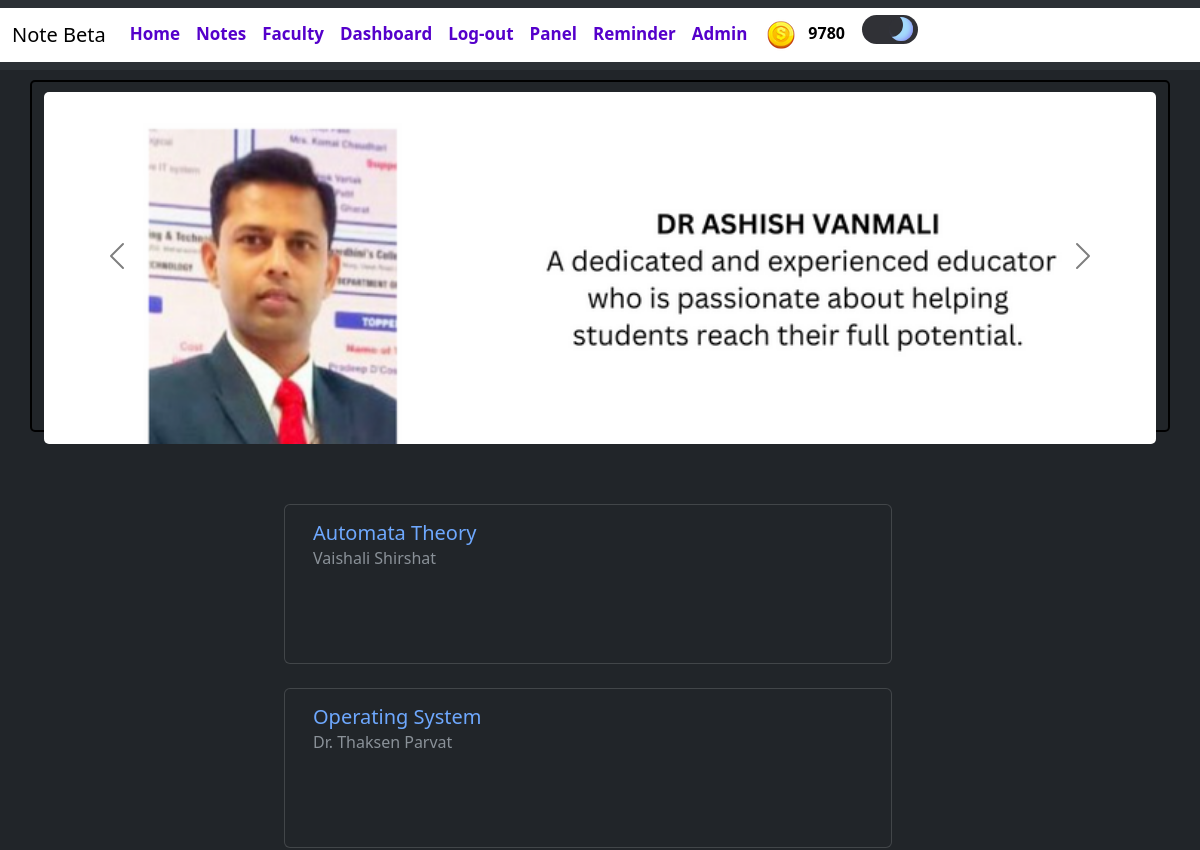
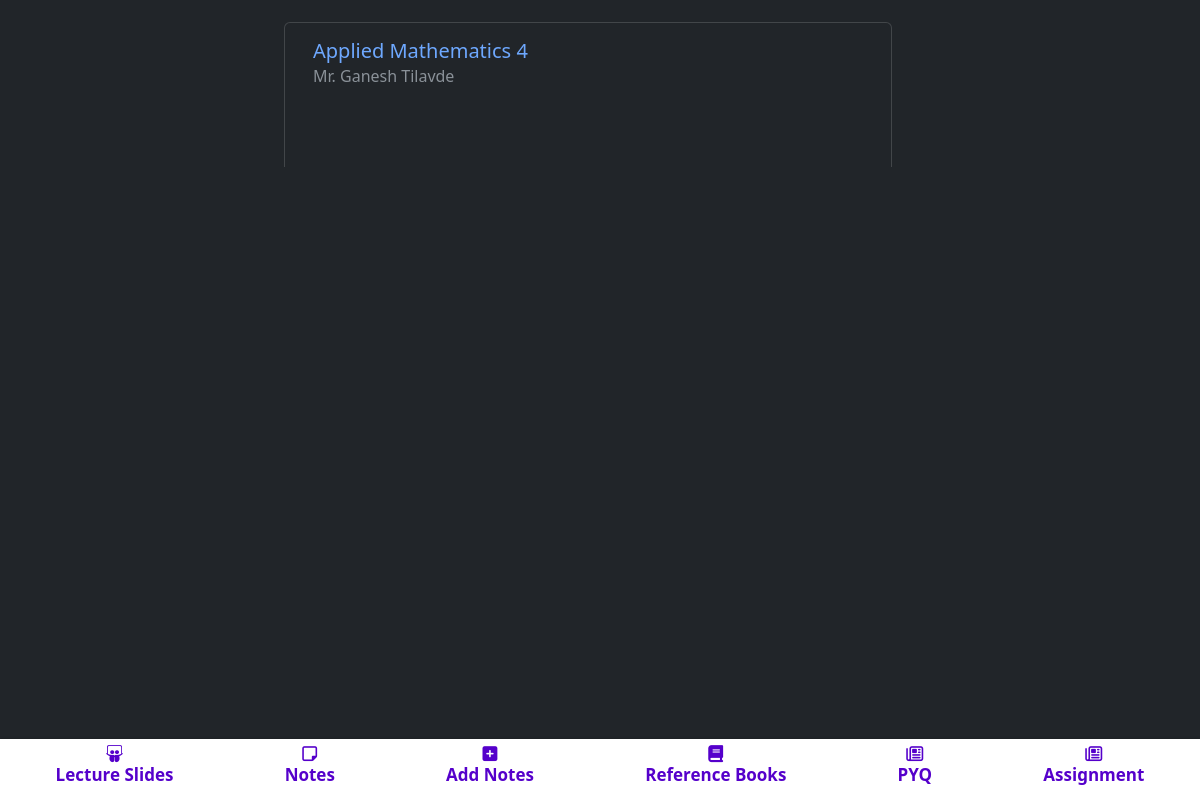
Page /faculty/ (signed in) on the earlier database version (2 pictures, top to bottom).
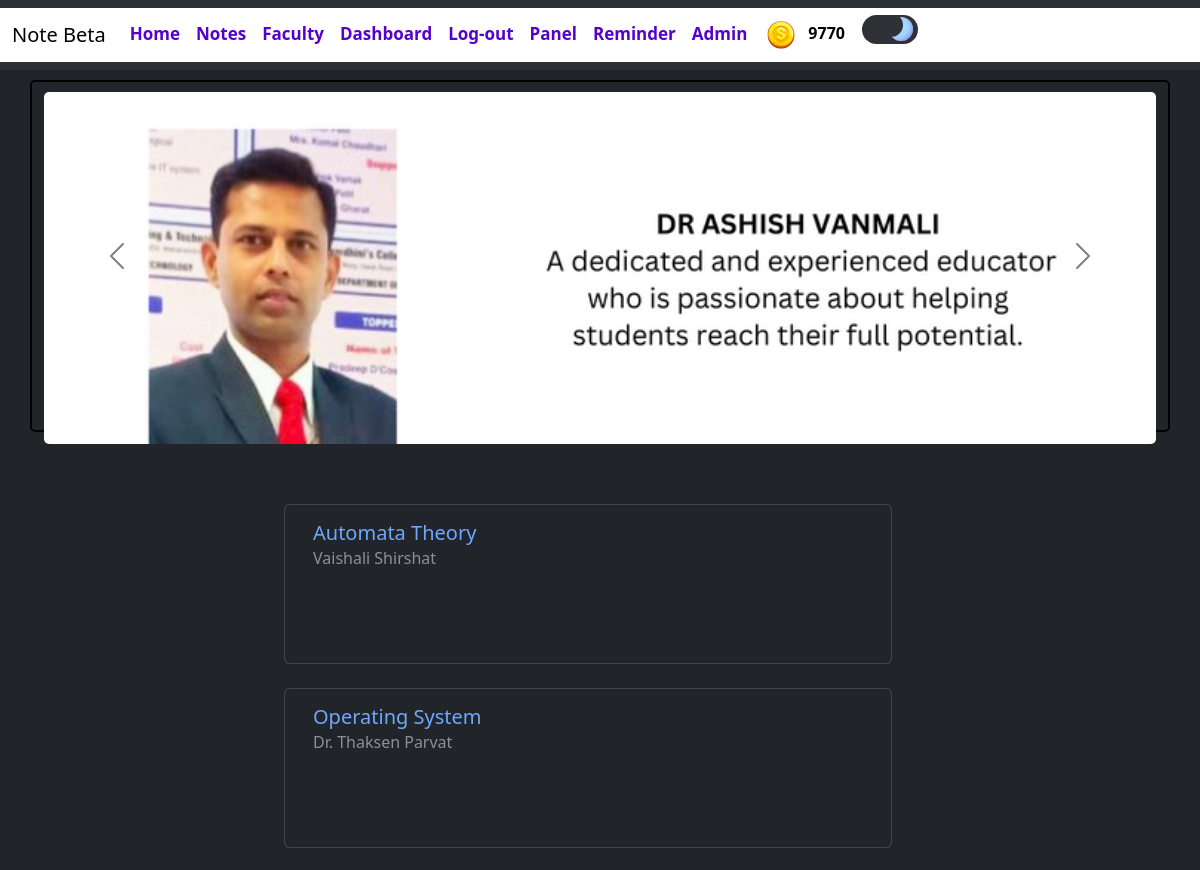
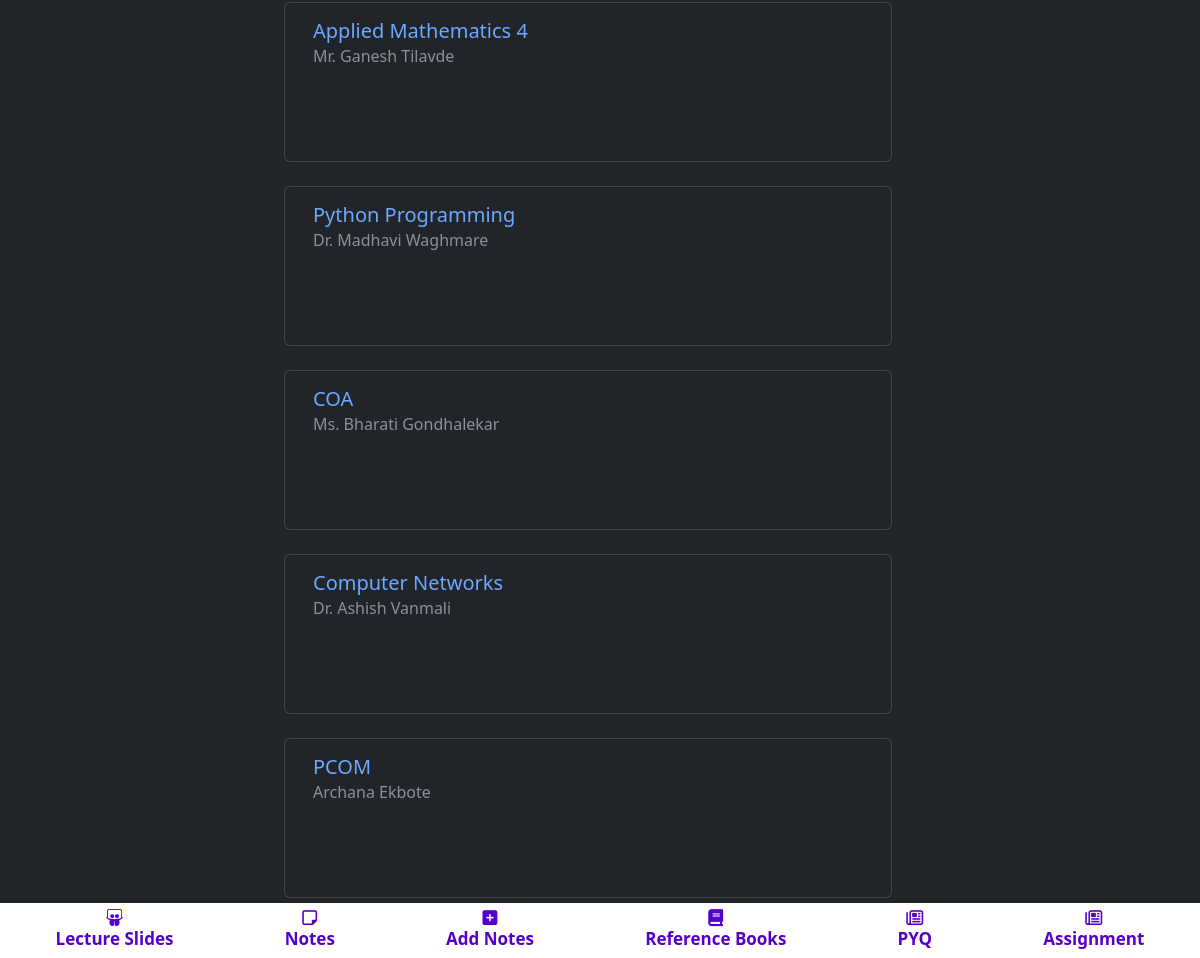
Same page on the later database version (2 pictures, top to bottom).
### blogapp/models.py (models this page shows, shortened)
class UserAccount(AbstractBaseUser, PermissionsMixin):
    email = models.CharField(max_length = 50,unique=True)
    name = models.CharField(max_length=200)
    is_active = models.BooleanField(default=True)
    is_mod = models.BooleanField(default=False)
    is_nUser = models.BooleanField(default=True)
    is_staff = models.BooleanField(default=False)
    coins_scored = models.IntegerField(default=100,null=True,blank=True)
    rank = models.IntegerField(default=0)
    bookmarks = models.ManyToManyField('blogapp.Notes', blank=True)
    is_emailVerified = models.BooleanField(default=False)
    objects = UserAccountManager()
    USERNAME_FIELD = 'email'
    REQUIRED_FIELDS = ['name']

class Subject(models.Model):
    name = models.CharField(max_length=50)
    teacher = models.CharField(max_length=50)
    teacherurl = models.CharField(max_length=300,null=True,blank=True)
    img = models.ImageField(upload_to='subImage/',null=True,blank=True)

### blogapp/views.py (the view)
# urls.py: path('faculty/',views.teacher,name='teacher'),
@login_required(login_url='/login/')
def teacher(request):
    sub=Subject.objects.all()
    context={
        'sub':sub,
    }
    return render(request,'main/teacher.html',context)

### templates/main/teacher.html (shortened to what this page needs)
{% extends 'index.html' %}
{% block content %}
{% load static %}
<div class="container" >
    <div class="row " >
    <div id="carouselExampleAutoplaying"  style=" border: 2px solid black;" class="carousel carousel-dark slide adi" data-bs-ride="carousel">
    <div class="carousel-inner adi">
        <div class="carousel-item active" >
        <a href="https://ashishvanmali.wordpress.com/" target="_blank">
        <img src="{% static 'images/teachers/1.png'  %}"  class="img-fluid d-block w-100" alt="..."></a>
        </div>
    </div>
    <button class="carousel-control-prev " type="button" data-bs-target="#carouselExampleAutoplaying" data-bs-slide="prev">
        <span class="carousel-control-prev-icon reh"  aria-hidden="true"></span>
    </button>
    <button class="carousel-control-next " type="button" data-bs-target="#carouselExampleAutoplaying" data-bs-slide="next">
        <span class="carousel-control-next-icon" aria-hidden="true"></span>
    </button>
    </div>
</div>
</div>
<div class="mt-5 row d-flex justify-content-center align-items-center " >
        {% for x in sub %}
        <div class="card mt-4 me-4 subj"  >
            <a href="{{x.teacherurl}}" target="_blank" style="text-decoration: none ;">
            <div class="card-body">
                <h5 class="card-title">{{x.name}}</h5>
                <h6 class="card-subtitle mb-2 text-muted">{{x.teacher}}</h6>
            </div></a>
        </div>
        {% endfor %}
    </div>
{% endblock %}

### templates/components/header.html (shortened to what this page needs)
{% load static %}
<nav class="navbar navbar-expand-lg bg-body-tertiary" >
    <div class="container-fluid" style="background-color: white;">
      <a class="navbar-brand mb-0 h1" href="{% url 'notes'%}" style="color: black;">Note Beta</a>
      <div class="collapse navbar-collapse" id="navbarTogglerDemo03">
        <ul class="navbar-nav me-auto mb-2 mb-lg-0" >
          {% if user.is_authenticated %}
          <li class="nav-item">
            <a class="nav-link abc" href="{% url 'home' %}" >Home</a>
          </li>
          <li class="nav-item" >
            <a class="nav-link abc" href="{% url 'notes' %}" >Notes</a>
          </li>
          <li class="nav-item" >
            <a class="nav-link abc" href="{% url 'teacher' %}" >Faculty</a>
          </li>
          <li class="nav-item" >
            <a class="nav-link abc" href="{% url 'dashboard' %}" >Dashboard</a>
          </li>
          <li class="nav-item">
            <a class="nav-link abc" href="{% url 'logout' %}" >Log-out</a>
          </li>
          {% endif %}
          {% if user.is_superuser %}
          <li class="nav-item">
            <a class="nav-link abc" href="{% url 'adminResponse' %}" >Panel</a>
          </li>
          <li class="nav-item">
            <a class="nav-link abc" href="{% url 'add_reminder' %}" >Reminder</a>
          </li>
            <li class="nav-item">
            <a class="nav-link abc" href="{% url 'admin:index' %}" >Admin</a>
          </li>
          {% endif %}
          {% if user.is_authenticated %}
          <table class="coins">
          <th>
          <img src="{% static 'images/coin.png' %}" alt="">
          </th>
          <th>
          <p class="cna" id="cna" style="color: black;">{{ user.coins_scored }}</p>
          </th>
          </table>
    {% endif %}
            <label class="switch">
              <span class="slider"></span>
            </label>
      </div>
    </div>
  </nav>

Differences in the rows shown:
changed UserAccount: coins_scored "9780" → "9770"
now on this page (row unchanged): Subject: name "Python Programming", teacher "Dr. Madhavi Waghmare"
now on this page (row unchanged): Subject: name "COA", teacher "Ms. Bharati Gondhalekar"
now on this page (row unchanged): Subject: name "Computer Networks", teacher "Dr. Ashish Vanmali"
added Subject: name "PCOM", teacher "Archana Ekbote"
